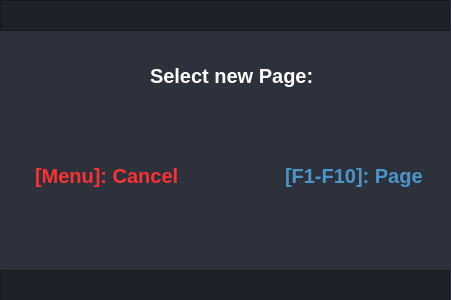
<?xml version="1.0" encoding="UTF-8"?>
<ui version="4.0">
 <class>Dialog</class>
 <widget class="QDialog" name="Dialog">
  <property name="geometry">
   <rect>
    <x>0</x>
    <y>0</y>
    <width>451</width>
    <height>300</height>
   </rect>
  </property>
  <property name="windowTitle">
   <string>Dialog</string>
  </property>
  <property name="styleSheet">
   <string notr="true">background-color: rgb(44,49,60);</string>
  </property>
  <widget class="QFrame" name="frame">
   <property name="geometry">
    <rect>
     <x>0</x>
     <y>0</y>
     <width>450</width>
     <height>31</height>
    </rect>
   </property>
   <property name="styleSheet">
    <string notr="true">background-color: rgba(27,29,35,200);</string>
   </property>
   <property name="frameShape">
    <enum>QFrame::StyledPanel</enum>
   </property>
   <property name="frameShadow">
    <enum>QFrame::Raised</enum>
   </property>
   <widget class="QPushButton" name="minimize_modo_page">
    <property name="geometry">
     <rect>
      <x>330</x>
      <y>0</y>
      <width>40</width>
      <height>31</height>
     </rect>
    </property>
    <property name="sizePolicy">
     <sizepolicy hsizetype="Minimum" vsizetype="Expanding">
      <horstretch>0</horstretch>
      <verstretch>0</verstretch>
     </sizepolicy>
    </property>
    <property name="minimumSize">
     <size>
      <width>40</width>
      <height>0</height>
     </size>
    </property>
    <property name="maximumSize">
     <size>
      <width>40</width>
      <height>16777215</height>
     </size>
    </property>
    <property name="toolTip">
     <string>Minimize</string>
    </property>
    <property name="styleSheet">
     <string notr="true">QPushButton {	
	border: none;
	background-color: transparent;
}
QPushButton:hover {
	background-color: rgb(52, 59, 72);
}
QPushButton:pressed {	
	background-color: rgb(85, 170, 255);
}</string>
    </property>
    <property name="text">
     <string/>
    </property>
    <property name="icon">
     <iconset resource="../../../../Escritorio/TFG/PyQt/Simple_PySide_Base-master_4/Simple_PySide_Base-master_4/files.qrc">
      <normaloff>:/16x16/icons/16x16/cil-window-minimize.png</normaloff>:/16x16/icons/16x16/cil-window-minimize.png</iconset>
    </property>
   </widget>
   <widget class="QPushButton" name="maximize_modo_page">
    <property name="geometry">
     <rect>
      <x>370</x>
      <y>0</y>
      <width>40</width>
      <height>31</height>
     </rect>
    </property>
    <property name="sizePolicy">
     <sizepolicy hsizetype="Minimum" vsizetype="Expanding">
      <horstretch>0</horstretch>
      <verstretch>0</verstretch>
     </sizepolicy>
    </property>
    <property name="minimumSize">
     <size>
      <width>40</width>
      <height>0</height>
     </size>
    </property>
    <property name="maximumSize">
     <size>
      <width>40</width>
      <height>16777215</height>
     </size>
    </property>
    <property name="toolTip">
     <string>Maximize</string>
    </property>
    <property name="styleSheet">
     <string notr="true">QPushButton {	
	border: none;
	background-color: transparent;
}
QPushButton:hover {
	background-color: rgb(52, 59, 72);
}
QPushButton:pressed {	
	background-color: rgb(85, 170, 255);
}</string>
    </property>
    <property name="text">
     <string/>
    </property>
    <property name="icon">
     <iconset resource="../../../../Escritorio/TFG/PyQt/Simple_PySide_Base-master_4/Simple_PySide_Base-master_4/files.qrc">
      <normaloff>:/16x16/icons/16x16/cil-window-maximize.png</normaloff>:/16x16/icons/16x16/cil-window-maximize.png</iconset>
    </property>
   </widget>
   <widget class="QPushButton" name="close_modo_page">
    <property name="geometry">
     <rect>
      <x>410</x>
      <y>0</y>
      <width>40</width>
      <height>31</height>
     </rect>
    </property>
    <property name="sizePolicy">
     <sizepolicy hsizetype="Minimum" vsizetype="Expanding">
      <horstretch>0</horstretch>
      <verstretch>0</verstretch>
     </sizepolicy>
    </property>
    <property name="minimumSize">
     <size>
      <width>40</width>
      <height>0</height>
     </size>
    </property>
    <property name="maximumSize">
     <size>
      <width>40</width>
      <height>16777215</height>
     </size>
    </property>
    <property name="toolTip">
     <string>Close</string>
    </property>
    <property name="styleSheet">
     <string notr="true">QPushButton {	
	border: none;
	background-color: transparent;
}
QPushButton:hover {
	background-color: rgb(52, 59, 72);
}
QPushButton:pressed {	
	background-color: rgb(85, 170, 255);
}</string>
    </property>
    <property name="text">
     <string/>
    </property>
    <property name="icon">
     <iconset resource="../../../../Escritorio/TFG/PyQt/Simple_PySide_Base-master_4/Simple_PySide_Base-master_4/files.qrc">
      <normaloff>:/16x16/icons/16x16/cil-x.png</normaloff>:/16x16/icons/16x16/cil-x.png</iconset>
    </property>
   </widget>
  </widget>
  <widget class="QFrame" name="frame_2">
   <property name="geometry">
    <rect>
     <x>0</x>
     <y>270</y>
     <width>450</width>
     <height>31</height>
    </rect>
   </property>
   <property name="styleSheet">
    <string notr="true">background-color: rgba(27,29,35,200);</string>
   </property>
   <property name="frameShape">
    <enum>QFrame::StyledPanel</enum>
   </property>
   <property name="frameShadow">
    <enum>QFrame::Raised</enum>
   </property>
  </widget>
  <widget class="QLabel" name="overwrite_label">
   <property name="geometry">
    <rect>
     <x>135</x>
     <y>50</y>
     <width>191</width>
     <height>51</height>
    </rect>
   </property>
   <property name="styleSheet">
    <string notr="true">QLabel {
    font-family: &quot;Arial&quot;;    /* Cambia la fuente */
    font-size: 20px;         /* Tamaño del texto */
    font-weight: bold;       /* Negrita */    
    color: white;				 /* Color del texto */
	padding: 10px;     
	background-color: transparent;      

}</string>
   </property>
   <property name="text">
    <string>Select new Page:</string>
   </property>
  </widget>
  <widget class="QLabel" name="overwrite_label_2">
   <property name="geometry">
    <rect>
     <x>20</x>
     <y>150</y>
     <width>171</width>
     <height>51</height>
    </rect>
   </property>
   <property name="styleSheet">
    <string notr="true">QLabel {
    font-family: &quot;Arial&quot;;    /* Cambia la fuente */
    font-size: 20px;         /* Tamaño del texto */
    font-weight: bold;       /* Negrita */    
    color: rgb(250,50,50);				 /* Color del texto */
	padding: 10px;     
	background-color: transparent;      

}</string>
   </property>
   <property name="text">
    <string>[Menu]: Cancel</string>
   </property>
  </widget>
  <widget class="QLabel" name="overwrite_label_3">
   <property name="geometry">
    <rect>
     <x>270</x>
     <y>150</y>
     <width>171</width>
     <height>51</height>
    </rect>
   </property>
   <property name="styleSheet">
    <string notr="true">QLabel {
    font-family: &quot;Arial&quot;;    /* Cambia la fuente */
    font-size: 20px;         /* Tamaño del texto */
    font-weight: bold;       /* Negrita */    
    color: rgba(75,150,200);				 /* Color del texto */
	padding: 10px;     
	background-color: transparent;      

}</string>
   </property>
   <property name="text">
    <string>[F1-F10]: Page</string>
   </property>
  </widget>
 </widget>
 <resources>
  <include location="../../../../Escritorio/TFG/PyQt/Simple_PySide_Base-master_4/Simple_PySide_Base-master_4/files.qrc"/>
  <include location="files.qrc"/>
 </resources>
 <connections/>
</ui>
